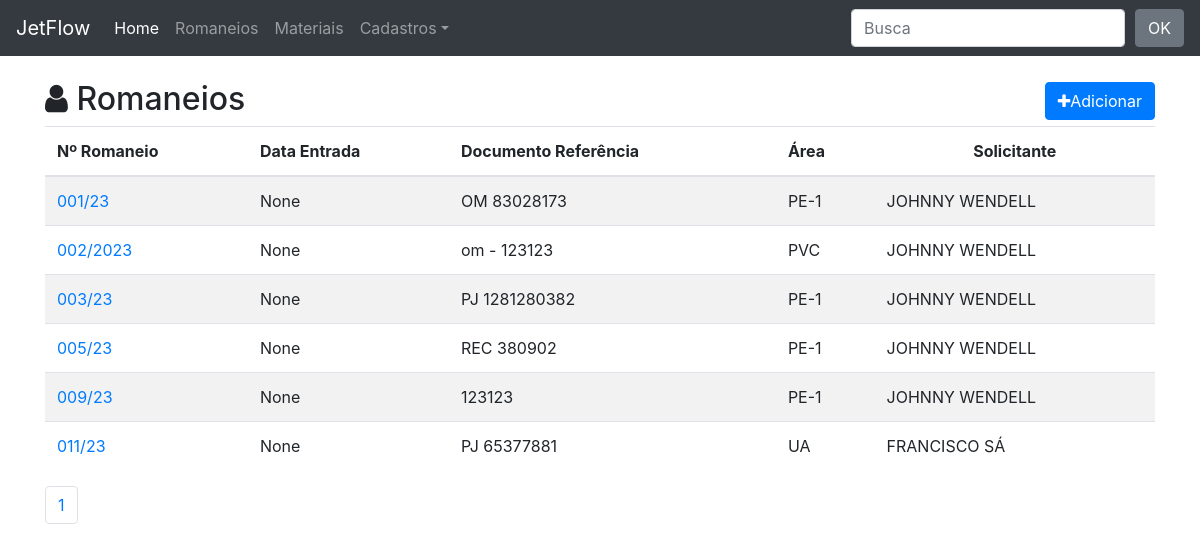
/romaneios/, run on an earlier commit of the app's database.
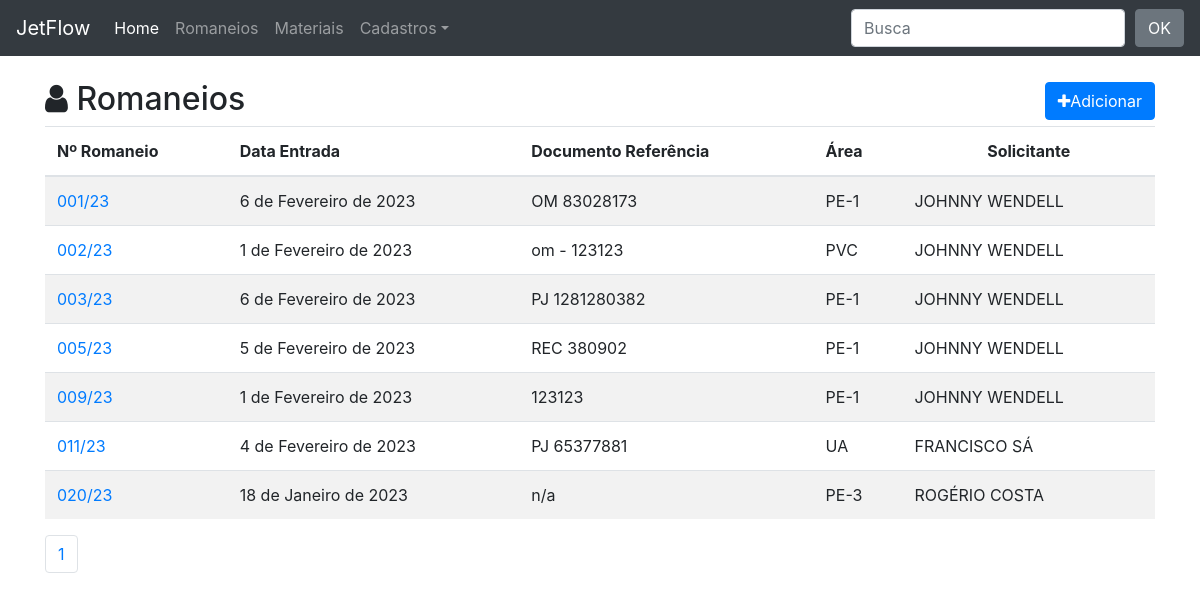
And on a later commit of the database.
### romaneio/models.py (models this page shows, shortened)
class Romaneio(models.Model):
    funcionario = models.ForeignKey(User, on_delete=models.CASCADE)
    entrada = models.DateField(verbose_name='Data de Entrada')
    nf = models.CharField('NF',max_length=15, blank=True, null=True)
    romaneio = models.CharField(max_length=15, unique=True)
    documento = models.CharField('documento referência', max_length=20, blank=True, null=True)
    obs = models.CharField('Obs',blank=True, null=True, max_length=40)
    area = models.ForeignKey(Area, on_delete=models.CASCADE)
    solicitante = models.ForeignKey(Solicitante, on_delete=models.CASCADE)
    class Meta:
        ordering = ('romaneio',)
    def get_absolute_url(self):
        return reverse_lazy('romaneio:romaneio_detail', kwargs={'pk': self.pk})

class Area(models.Model):
    area = models.CharField(max_length=30, unique=True)
    class Meta:
        ordering = ('area',)
    def __str__(self):
        return self.area

class Solicitante(models.Model):
    solicitante = models.CharField(max_length=30, unique=True)
    class Meta:
        ordering = ('solicitante',)
    def __str__(self):
        return self.solicitante

### romaneio/views.py (the view)
# urls.py: path('romaneios/', v.RomaneioList.as_view(), name='romaneio_list'),
class RomaneioList(ListView):
    model = Romaneio
    template_name = 'romaneio_list.html'
    paginate_by = 20
    context_object_name = 'objects_list'
    def get_queryset(self):
        queryset = super(RomaneioList, self).get_queryset()
        search = self.request.GET.get('search')
        if search:
            queryset = queryset.filter(romaneio__icontains=search)
        return queryset

### romaneio/templates/romaneio_list.html
{% extends "base.html" %}
{% block content %}
    <div class="page-header">
        <h2><i class="fa fa-user"></i> Romaneios
            <span class="pull-right">
                <a href="{% url 'romaneio:romaneios_add' %}">
                    <button type="button" class="btn btn-primary">
                        <span class="fa fa-plus"></span>Adicionar
                    </button>
                </a>
            </span>
        </h2>
        {% if objects_list %}
        <table class="table table-striped">
            <thead>
                <tr>
                    <th>Nº Romaneio</th>
                    <th>Data Entrada</th>
                    <th>Documento Referência</th>
                    <th>Área</th>
                    <th class="text-center">Solicitante</th>
                </tr>
            </thead>
            <tbody>
                {% for object in objects_list %}
                <tr>
                    <td><a href="{{ object.get_absolute_url }}">{{ object.romaneio }}</a></td>
                    <td>{{ object.entrada }}</td>
                    <td>{{ object.documento }}</td>
                    <td>{{ object.area }}</td>
                    <td>{{ object.solicitante }}</td>
                </tr>
                {% endfor %}
            </tbody>
        </table>
        {% else %}
        <p class="alert alert-warning">Sem Itens na Lista </p>
        {% endif %}
    </div>
    {% include "includes/pagination.html" %}
{% endblock content %}

### core/templates/base.html (shortened to what this page needs)
<!doctype html>
{% load static %}
<html lang="en">
  <head>
    <link rel="stylesheet" href="https://cdn.jsdelivr.net/npm/bootstrap@4.0.0/dist/css/bootstrap.min.css">
    <link rel="stylesheet" href="https://stackpath.bootstrapcdn.com/font-awesome/4.7.0/css/font-awesome.min.css">
    <link href="https://cdnjs.cloudflare.com/ajax/libs/select2/4.0.6-rc.0/css/select2.min.css" rel="stylesheet" />
    <link rel="stylesheet" href="{% static 'css/style.css' %}">
  </head>
  <body>
    {% include "includes/nav.html" %}
    <div class="container">
      {% block content %}   {% endblock content %}
    </div>
  </body>
</html>

### core/templates/includes/nav.html (shortened to what this page needs)
<nav class="navbar navbar-expand-md navbar-dark bg-dark fixed-top">
    <a class="navbar-brand" href="#">JetFlow</a>
    <div class="collapse navbar-collapse" id="navbarsExampleDefault">
        <ul class="navbar-nav mr-auto">
            <li class="nav-item active">
                <a class="nav-link" href="/">Home <span class="sr-only">(current)</span></a>
            </li>
            <li class="nav-item">
                <a class="nav-link" href="{% url 'romaneio:romaneio_list' %}">Romaneios</a>
            </li>
            <li class="nav-item">
                <a class="nav-link" href="{% url 'material:material_list' %}">Materiais</a>
            </li>
            <li class="nav-item dropdown">
                <a class="nav-link dropdown-toggle" href="#" id="dropdown01" data-toggle="dropdown" aria-haspopup="true" aria-expanded="false">Cadastros</a>
            </li>
        </ul>
        <form action="." method="GET" class="form-inline">
            <input type="text" id="search" name="search" class="form-control" placeholder="Busca">
            <input type="submit" class="btn btn-secondary" style="margin-left: 10px;" value="OK">
          </form>
    </div>
</nav>

### core/templates/includes/pagination.html (shortened to what this page needs)
<div class="row text-center">
  <div class="col-lg-12">
    <ul class="pagination">
      {% for pg in page_obj.paginator.page_range %}
        {% if pg == 1 or pg == 2 or pg == 3 or pg == page_obj.paginator.num_pages or pg == page_obj.paginator.num_pages|add:'-1' or pg == page_obj.paginator.num_pages|add:'-2' %}
          <li class="page-item"><a class="page-link" href="?page={{ pg }}{% if request.GET.q %}&q={{ request.GET.q }}{% endif %}">{{ pg }}</a></li>
        {% endif %}
      {% endfor %}
    </ul>
  </div>
</div>

### core/static/css/style.css (style rules this page uses)
body { margin-top: 80px; }

What changed in the data, as far as the page shows it:
changed Romaneio "OM 83028173": entrada "None" → "6 de Fevereiro de 2023"
changed Romaneio "om - 123123": romaneio "002/2023" → "002/23"; entrada "None" → "1 de Fevereiro de 2023"
changed Romaneio "PJ 1281280382": entrada "None" → "6 de Fevereiro de 2023"
changed Romaneio "REC 380902": entrada "None" → "5 de Fevereiro de 2023"
changed Romaneio (number 5 of 7 on the later page): entrada "None" → "1 de Fevereiro de 2023"
changed Romaneio "PJ 65377881": entrada "None" → "4 de Fevereiro de 2023"
added Romaneio: romaneio "020/23", entrada "18 de Janeiro de 2023", documento "n/a", area "PE-3", solicitante "ROGÉRIO COSTA"
